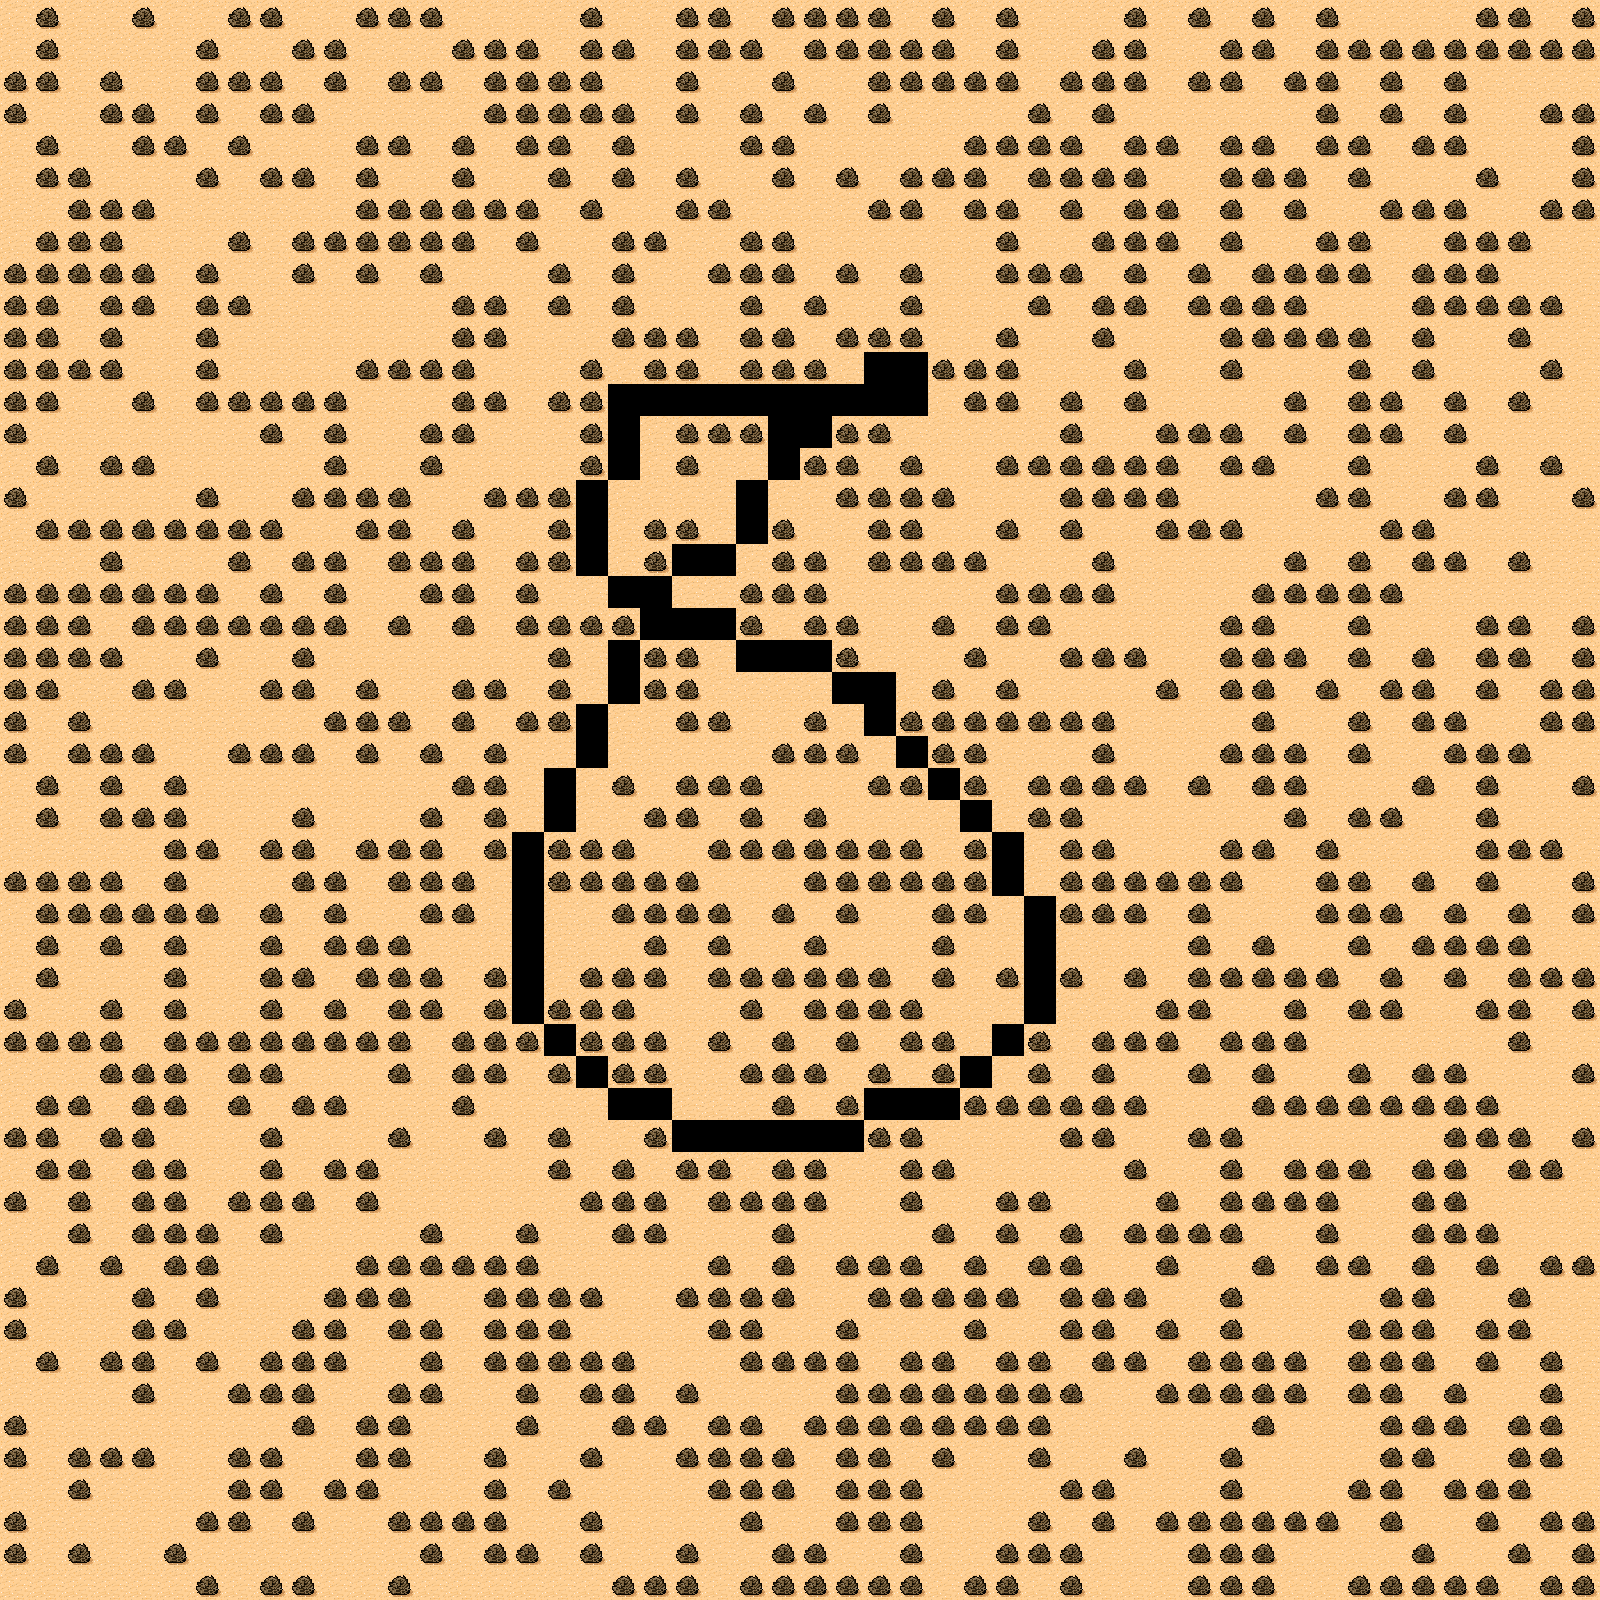

This game map was drawn from its Tiled (.tmx) file and the tilesets committed beside it. A one-line description and the full map source follow:
An orthogonal 50x50 tile map with 32x32 px tiles, 1 tile layer (Tile Layer 1).

<map version="1.2" tiledversion="1.2.4" orientation="orthogonal" renderorder="right-down" width="50" height="50" tilewidth="32" tileheight="32" infinite="0" nextlayerid="2" nextobjectid="1">
 <tileset firstgid="1" name="tmw_desert_spacing" tilewidth="32" tileheight="32" spacing="1" margin="1" tilecount="48" columns="8">
  <image source="tmw_desert_spacing.png" width="265" height="199" />
 </tileset>
 <layer id="1" name="Tile Layer 1" width="50" height="50">
  <data encoding="csv">
30,47,30,30,47,30,30,47,47,30,30,47,47,47,30,30,30,30,47,30,30,47,47,30,47,47,47,47,30,47,30,47,30,30,30,47,30,47,30,47,30,47,30,30,30,30,47,47,30,47,
30,47,30,30,30,30,47,30,30,47,47,30,30,30,47,47,47,30,47,47,30,47,47,47,30,47,47,47,47,47,30,47,30,30,47,47,30,30,47,47,30,47,47,47,47,47,47,47,47,47,
47,47,30,47,30,30,47,47,47,30,47,30,47,47,30,47,47,47,47,30,30,47,30,30,47,30,30,47,47,47,47,47,30,47,47,47,30,47,47,30,47,47,30,47,30,47,30,30,30,30,
47,30,30,47,47,30,47,30,47,47,30,30,30,30,30,47,47,47,47,47,30,47,30,47,30,47,30,47,30,30,30,30,47,30,47,30,30,30,30,30,30,47,30,47,30,47,30,30,47,47,
30,47,30,30,47,47,30,47,30,30,30,47,47,30,47,30,47,47,30,47,30,30,30,47,47,30,30,30,30,30,47,47,47,47,30,47,47,30,47,47,30,47,47,30,47,47,30,30,30,47,
30,47,47,30,30,30,47,30,47,47,30,47,30,30,47,30,30,47,30,47,30,47,30,30,47,30,47,30,47,47,47,30,47,47,47,47,30,30,47,47,47,30,47,30,30,30,47,30,30,47,
30,30,47,47,47,30,30,30,30,30,30,47,47,47,47,47,47,30,47,30,30,47,47,30,30,30,30,47,47,30,47,47,30,47,30,47,47,30,47,30,47,30,30,47,47,47,30,30,47,47,
30,47,47,47,30,30,30,47,30,47,47,47,47,47,47,30,47,30,30,47,47,30,30,47,47,30,30,30,30,30,30,47,30,30,47,47,47,30,47,30,30,47,47,30,30,47,47,47,30,30,
47,47,47,47,47,30,47,30,30,47,30,47,30,47,30,30,30,47,30,47,30,30,47,47,47,30,47,30,47,30,30,47,47,47,30,47,30,47,30,47,47,47,47,30,47,47,47,30,30,30,
47,47,30,47,47,30,47,47,30,30,30,30,30,30,47,47,30,47,30,47,30,30,30,47,30,47,30,30,47,30,30,30,47,30,47,47,30,47,47,47,47,30,30,30,47,47,47,47,47,30,
47,47,30,47,30,30,47,30,30,30,30,30,30,30,47,47,30,30,30,47,47,47,30,47,47,30,47,47,47,30,30,47,30,30,47,30,30,30,47,47,47,47,47,30,47,30,30,47,30,30,
47,47,47,47,30,30,47,30,30,30,30,47,47,47,47,30,30,30,47,30,47,47,30,47,47,47,30,0,0,47,47,47,30,30,30,47,30,30,47,30,30,30,47,30,47,30,30,30,47,30,
47,47,30,30,47,30,47,47,47,47,47,30,30,30,47,47,30,47,47,0,0,0,0,0,0,0,0,0,0,30,47,47,30,47,30,47,30,30,30,30,47,30,47,47,30,47,30,47,30,30,
47,30,30,30,30,30,30,30,47,30,47,30,30,47,47,30,30,30,47,0,30,47,47,47,0,0,47,47,30,30,30,30,30,47,30,30,47,47,47,30,47,30,47,47,30,47,30,30,30,30,
30,47,30,47,47,30,30,30,30,30,47,30,30,47,30,30,30,30,47,0,30,47,30,30,0,47,47,30,47,30,30,47,47,47,47,47,47,30,47,47,30,30,47,30,30,30,47,30,47,30,
47,30,30,30,30,30,47,30,30,47,47,47,47,30,30,47,47,47,0,30,30,30,30,0,30,30,47,47,47,47,30,30,30,47,47,47,47,30,30,30,30,47,47,30,30,47,47,30,30,47,
30,47,47,47,47,47,47,47,47,30,30,47,47,30,47,30,30,47,0,30,47,47,30,0,47,30,30,47,47,30,30,47,30,47,30,30,47,47,47,30,30,30,30,47,47,30,30,30,30,30,
30,30,30,47,30,30,30,47,30,47,47,30,47,47,47,30,47,47,0,30,47,0,0,30,47,47,30,47,47,47,47,30,30,30,47,30,30,30,30,30,47,30,47,30,47,47,30,47,30,30,
47,47,47,47,47,47,47,30,47,30,47,30,30,47,47,30,47,30,30,0,0,30,30,47,47,47,30,30,30,30,30,47,47,47,47,30,30,30,30,47,47,47,47,47,30,30,30,30,30,30,
47,47,47,30,47,47,47,47,47,47,47,30,47,30,47,30,47,47,47,47,0,0,0,47,30,47,47,30,30,47,30,47,47,30,30,30,30,30,47,47,30,30,47,30,30,30,47,47,30,47,
47,47,47,47,30,30,47,30,30,47,30,30,30,30,30,30,30,47,30,0,47,47,30,0,0,0,47,30,30,30,47,30,30,47,47,47,30,30,47,47,47,30,47,30,47,30,47,47,30,47,
47,47,30,30,47,47,30,30,47,47,30,47,30,30,47,47,30,47,30,0,47,47,30,30,30,30,0,0,30,47,30,47,30,30,30,30,47,30,47,47,30,47,30,47,47,30,47,30,47,47,
47,30,47,30,30,30,30,30,30,30,47,47,47,30,47,30,47,47,0,30,30,47,47,30,30,47,30,0,47,47,47,47,47,47,47,30,30,30,30,47,30,30,47,30,47,47,30,30,47,47,
47,30,47,47,47,30,30,47,47,47,30,47,30,47,30,47,30,30,0,30,30,30,30,30,47,47,47,30,0,47,47,30,30,30,47,30,30,30,47,47,47,30,47,30,30,47,47,47,30,30,
30,47,30,47,30,47,30,30,30,30,30,30,30,30,47,47,30,0,30,47,30,47,47,47,30,30,30,47,47,0,47,30,47,47,47,47,30,47,30,47,47,30,30,30,47,30,47,30,30,47,
30,47,30,47,47,47,30,30,30,47,30,30,30,47,30,47,30,0,30,30,47,47,30,47,30,47,30,30,30,30,0,30,47,47,30,30,30,30,30,30,47,30,47,47,30,30,47,30,30,30,
30,30,30,30,30,47,47,30,47,47,30,47,47,47,30,47,0,47,47,47,30,30,47,47,47,47,47,47,47,30,47,0,30,47,47,30,30,30,47,47,30,47,30,30,30,30,47,47,47,30,
47,47,47,47,30,47,30,30,30,47,47,30,47,47,47,30,0,47,47,47,47,47,30,30,30,47,47,47,47,47,47,0,30,47,47,47,47,47,47,30,30,47,47,30,47,30,47,30,30,47,
30,47,47,47,47,47,47,30,47,30,47,30,30,47,47,30,0,30,30,47,47,47,47,30,47,30,47,30,30,47,47,30,0,47,47,47,30,47,30,30,30,47,47,47,30,47,30,47,30,47,
30,47,30,47,30,47,30,30,47,30,47,47,47,30,30,30,0,30,30,30,47,30,47,30,30,47,30,30,30,47,30,30,0,30,30,30,30,47,30,47,30,30,47,30,47,47,47,47,30,30,
30,47,30,30,30,47,30,30,47,47,30,47,47,47,30,47,0,30,47,47,47,30,47,47,47,47,47,47,30,47,30,47,0,47,30,47,30,47,47,47,47,47,30,47,30,47,30,47,47,47,
47,30,30,47,30,47,30,30,47,30,47,30,47,47,30,47,0,47,47,47,30,30,30,47,30,47,47,47,47,30,30,30,0,30,30,30,47,47,30,30,47,30,47,47,30,30,47,47,30,47,
47,47,47,47,30,47,47,47,47,47,47,47,47,30,47,47,47,0,47,47,47,30,47,30,47,30,47,30,47,47,30,0,47,30,47,47,47,30,47,47,47,30,30,30,30,30,30,47,30,30,
30,30,30,47,47,47,30,47,47,30,30,30,47,30,47,47,30,47,0,47,47,30,30,47,47,47,30,47,30,47,0,30,47,30,47,30,30,47,30,47,30,30,47,30,47,47,30,30,30,47,
30,47,47,30,47,47,30,47,30,47,47,30,30,30,47,30,30,30,30,0,0,30,30,30,47,30,47,0,0,0,47,47,47,47,47,47,30,30,30,47,47,47,47,47,47,47,47,30,30,30,
47,47,30,47,47,30,30,30,47,30,30,30,47,30,30,47,30,47,30,30,47,0,0,0,0,0,0,47,47,30,30,30,30,47,47,30,30,47,47,30,30,30,30,30,30,47,47,47,30,47,
30,47,47,30,47,47,30,30,47,30,47,47,30,30,30,30,30,47,30,47,30,47,47,30,47,47,30,30,47,47,30,30,30,30,30,47,30,30,47,30,47,47,47,30,47,47,30,47,47,30,
47,30,47,30,47,47,30,47,47,47,30,47,30,30,30,30,30,30,47,47,47,30,47,47,47,47,30,30,47,30,30,47,47,30,30,30,47,30,47,47,47,47,30,30,47,47,30,30,30,30,
30,30,47,30,47,47,47,30,47,30,30,30,30,47,30,30,47,30,30,47,47,30,30,30,47,30,30,30,30,47,30,47,30,47,30,47,47,47,47,30,30,47,30,30,47,47,47,30,30,30,
30,47,30,47,30,47,47,30,30,30,30,47,47,47,47,47,47,30,30,30,30,30,47,30,47,30,47,47,47,30,47,30,47,47,30,30,47,30,30,47,30,47,47,30,47,30,47,30,47,47,
47,30,30,30,47,30,47,30,30,30,47,47,47,30,30,47,47,47,47,30,30,47,47,47,47,30,30,47,47,47,47,47,30,47,47,47,30,30,47,30,30,30,30,47,47,30,30,47,30,30,
47,30,30,30,47,47,30,30,30,47,47,30,47,47,30,47,47,47,30,30,30,30,47,47,30,30,47,30,30,30,47,30,30,47,47,30,47,30,47,30,30,30,47,47,47,30,47,47,30,30,
30,47,30,47,47,30,47,30,47,47,47,30,30,47,30,47,47,47,47,47,30,30,30,47,47,47,47,30,47,47,30,47,47,30,47,47,30,47,47,47,47,30,47,47,47,30,47,30,47,30,
30,30,30,30,47,30,30,47,47,47,30,30,47,47,30,30,47,30,47,47,30,47,30,30,30,30,47,47,47,47,47,47,47,47,30,30,47,47,47,47,47,30,47,47,30,47,30,30,47,30,
47,30,30,30,30,30,30,30,30,47,30,47,47,30,30,30,47,30,30,47,47,30,47,47,30,47,47,47,47,47,47,47,47,30,30,30,30,30,30,47,30,30,30,47,47,47,30,47,47,30,
47,30,47,47,47,30,30,47,47,30,30,47,47,30,30,47,30,30,47,30,30,47,47,47,47,30,47,47,30,47,30,30,47,30,30,47,30,30,47,30,30,30,30,47,47,30,30,47,47,30,
30,30,47,30,30,30,30,47,47,30,47,47,30,30,30,47,30,47,30,30,30,30,47,47,47,30,47,47,47,30,30,30,30,47,47,30,30,30,47,30,30,30,47,47,30,47,47,47,30,30,
47,30,30,30,30,30,47,47,30,47,30,30,47,47,47,47,30,30,47,30,30,30,30,47,30,30,47,47,47,30,30,30,47,30,47,30,47,47,47,47,47,47,30,47,30,30,47,30,47,47,
47,30,47,30,30,47,30,30,30,30,30,30,30,47,30,47,47,30,47,30,30,47,30,30,47,47,30,30,47,30,30,47,47,47,30,30,30,47,47,47,30,30,30,30,47,30,30,47,30,47,
30,30,30,30,30,30,47,30,47,47,30,30,47,30,30,30,30,30,30,47,47,47,30,47,47,47,47,47,47,30,47,47,30,47,30,30,30,47,47,47,30,30,47,47,47,47,47,30,47,47
</data>
 </layer>
</map>
